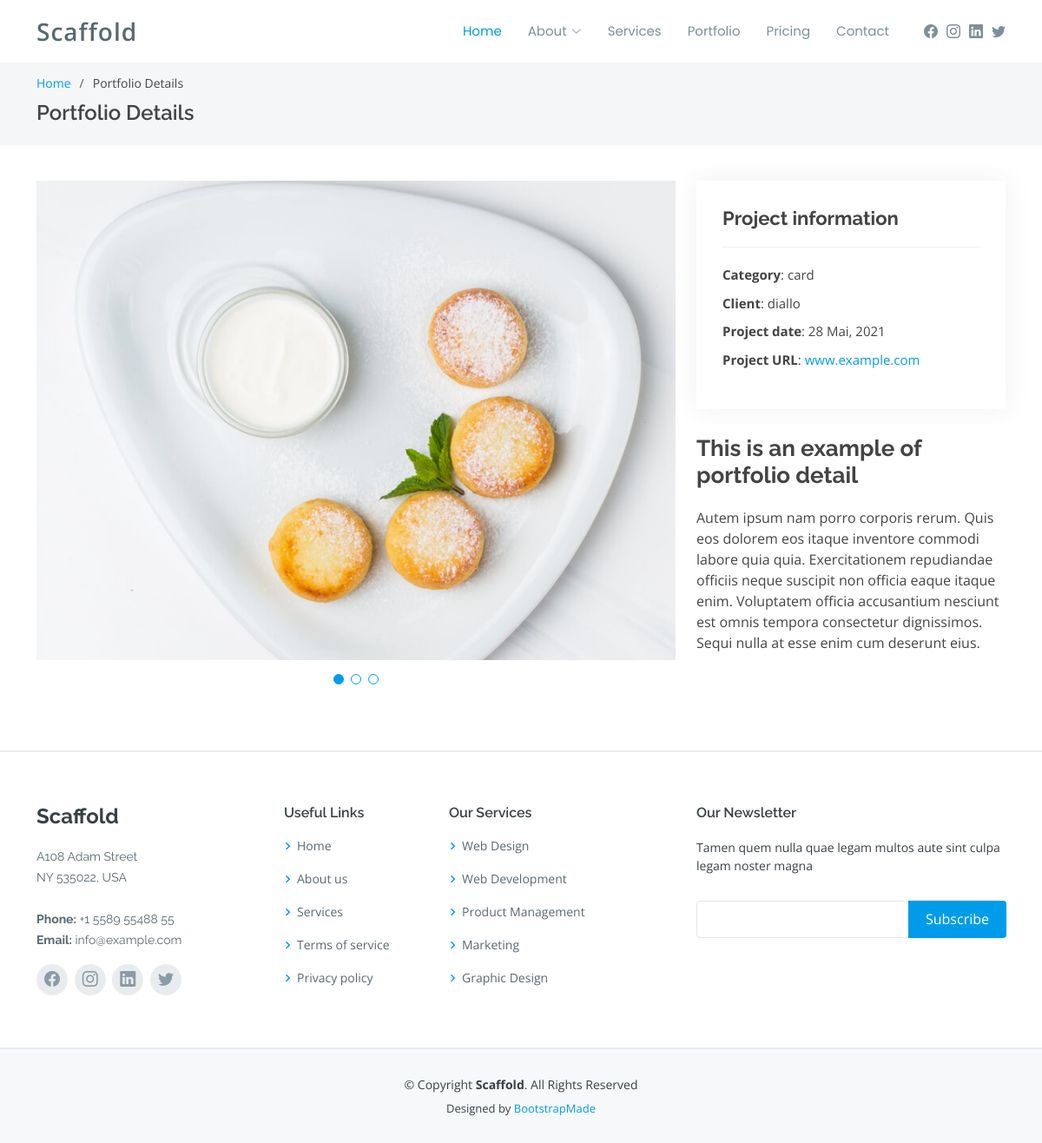
Page /details/3/ on the committed database.
### website/models.py (models this page shows, shortened)
class SocialIcon(models.Model):
    name = models.CharField(max_length=255)
    lien = models.CharField(max_length=255)
    icon = models.CharField(max_length=255)
    date_add = models.DateTimeField(auto_now_add=True)
    date_update = models.DateTimeField(auto_now=True)
    status = models.BooleanField(default=True)
    class Meta():
        verbose_name = 'SocialIcon'
        verbose_name_plural = 'SocialIcons'

### portfolio/models.py (models this page shows, shortened)
class PictureProject(models.Model):
    picture = models.FileField()
    projet = models.ForeignKey("portfolio.Project", related_name='project_pictures', on_delete=models.CASCADE, null=True, blank=True)
    date_add = models.DateTimeField(auto_now_add=True)
    date_update = models.DateTimeField(auto_now=True)
    status = models.BooleanField(default=True)
    class Meta():
        verbose_name = 'PictureProject'
        verbose_name_plural = 'PictureProjects'

class Project(models.Model):
    name = models.CharField(max_length=255)
    title = models.CharField(max_length=255)
    description = models.TextField()
    client = models.CharField(max_length=255)
    date_project = models.DateField()
    url_project = models.CharField(max_length=255)
    categorie = models.ForeignKey("portfolio.Category", related_name='cate_projects', on_delete=models.CASCADE, null=True, blank=True)
    date_add = models.DateTimeField(auto_now_add=True)
    date_update = models.DateTimeField(auto_now=True)
    status = models.BooleanField(default=True)
    class Meta():
        verbose_name = 'Project'
        verbose_name_plural = 'Projects'

class Category(models.Model):
    name = models.CharField(max_length=255)
    date_add = models.DateTimeField(auto_now_add=True)
    date_update = models.DateTimeField(auto_now=True)
    status = models.BooleanField(default=True)
    class Meta():
        verbose_name = 'Category'
        verbose_name_plural = 'Categorys'

### website/views.py (the view)
# urls.py: path('details/<int:id>/', portfolio, name="detail"),
def portfolio(request, id):
    projet = get_object_or_404(models_portfolio.Project, id=id)
    return render(request, "portfolio-details.html", locals())

### scafflod/context_processors.py (called while the page is built)
def my_data(request):
    sociaux = models.SocialIcon.objects.filter(status=True)
    return locals()

### templates/portfolio-details.html
{% extends 'base/base.html' %}
{% load static %}
{% block content %}
  <main id="main">
    <section id="breadcrumbs" class="breadcrumbs">
      <div class="container">
        <ol>
          <li><a href="index.html">Home</a></li>
          <li>Portfolio Details</li>
        </ol>
        <h2>Portfolio Details</h2>
      </div>
    </section>
    <section id="portfolio-details" class="portfolio-details">
      <div class="container">
        <div class="row gy-4">
          <div class="col-lg-8">
            <div class="portfolio-details-slider swiper-container">
              <div class="swiper-wrapper align-items-center">
                {% for image in projet.project_pictures.all %}
                  <div class="swiper-slide">
                    <img src="{{image.picture.url}}" alt="">
                  </div>
                {% endfor %}
              </div>
              <div class="swiper-pagination"></div>
            </div>
          </div>
          <div class="col-lg-4">
            <div class="portfolio-info">
              <h3>Project information</h3>
              <ul>
                <li><strong>Category</strong>: {{ projet.categorie.name }}</li>
                <li><strong>Client</strong>: {{ projet.client}}</li>
                <li><strong>Project date</strong>: {{ projet.date_project|date:'d F, Y'|title }}</li>
                <li><strong>Project URL</strong>: <a href="#">www.example.com</a></li>
              </ul>
            </div>
            <div class="portfolio-description">
              <h2>This is an example of portfolio detail</h2>
              <p>
                Autem ipsum nam porro corporis rerum. Quis eos dolorem eos itaque inventore commodi labore quia quia. Exercitationem repudiandae officiis neque suscipit non officia eaque itaque enim. Voluptatem officia accusantium nesciunt est omnis tempora consectetur dignissimos. Sequi nulla at esse enim cum deserunt eius.
              </p>
            </div>
          </div>
        </div>
      </div>
    </section>
  </main>
{% endblock content %}

### templates/base/base.html (shortened to what this page needs)
{% load static %}
<!DOCTYPE html>
<html lang="en">
<head>
  <link href="{% static 'assets/vendor/aos/aos.css' %}" rel="stylesheet">
  <link href="{% static 'assets/vendor/bootstrap/css/bootstrap.min.css' %}" rel="stylesheet">
  <link href="{% static 'assets/vendor/bootstrap-icons/bootstrap-icons.css' %}" rel="stylesheet">
  <link href="{% static 'assets/vendor/boxicons/css/boxicons.min.css' %}" rel="stylesheet">
  <link href="{% static 'assets/vendor/glightbox/css/glightbox.min.css' %}" rel="stylesheet">
  <link href="{% static 'assets/vendor/swiper/swiper-bundle.min.css' %}" rel="stylesheet">
  <link href="{% static 'assets/css/style.css' %}" rel="stylesheet">
</head>
<body>
  <header id="header" class="fixed-top d-flex align-items-center">
    <div class="container d-flex align-items-center">
      <div class="logo me-auto">
        <h1><a href="{% url 'index' %}">Scaffold</a></h1>
      </div>
      <nav id="navbar" class="navbar order-last order-lg-0">
        <ul>
          <li><a class="nav-link scrollto active" href="{% url 'index' %}">Home</a></li>
          <li class="dropdown"><a href="#"><span>About</span> <i class="bi bi-chevron-down"></i></a>
          </li>
          <li><a class="nav-link scrollto" href="{% url 'index' %}#services">Services</a></li>
          <li><a class="nav-link scrollto " href="{% url 'index' %}#portfolio">Portfolio</a></li>
          <li><a class="nav-link scrollto" href="{% url 'index' %}#pricing">Pricing</a></li>
          <li><a class="nav-link scrollto" href="{% url 'index' %}#contact">Contact</a></li>
        </ul>
      </nav>
      <div class="header-social-links d-flex align-items-center">
      {% for social in sociaux %}
          <a href="{{ social.lien }}" class="twitter"><i class="{{ social.icon }}"></i></a>
      {% endfor %}
      </div>
    </div>
  </header>
  {% block content %}
  {% endblock content %}
  <footer id="footer">
    <div class="footer-top">
      <div class="container">
        <div class="row">
          <div class="col-lg-3 col-md-6">
            <div class="footer-info">
              <h3>Scaffold</h3>
              <p>
                A108 Adam Street <br>
                NY 535022, USA<br><br>
                <strong>Phone:</strong> +1 5589 55488 55<br>
                <strong>Email:</strong> info@example.com<br>
              </p>
              <div class="social-links mt-3">
                {% for social in sociaux %}
                  <a href="{{ social.lien }}" class="twitter"><i class="{{ social.icon }}"></i></a>
                {% endfor %}
              </div>
            </div>
          </div>
          <div class="col-lg-2 col-md-6 footer-links">
            <h4>Useful Links</h4>
            <ul>
              <li><i class="bx bx-chevron-right"></i> <a href="#">Home</a></li>
              <li><i class="bx bx-chevron-right"></i> <a href="#">About us</a></li>
              <li><i class="bx bx-chevron-right"></i> <a href="#">Services</a></li>
              <li><i class="bx bx-chevron-right"></i> <a href="#">Terms of service</a></li>
              <li><i class="bx bx-chevron-right"></i> <a href="#">Privacy policy</a></li>
            </ul>
          </div>
          <div class="col-lg-3 col-md-6 footer-links">
            <h4>Our Services</h4>
            <ul>
              <li><i class="bx bx-chevron-right"></i> <a href="#">Web Design</a></li>
              <li><i class="bx bx-chevron-right"></i> <a href="#">Web Development</a></li>
              <li><i class="bx bx-chevron-right"></i> <a href="#">Product Management</a></li>
              <li><i class="bx bx-chevron-right"></i> <a href="#">Marketing</a></li>
              <li><i class="bx bx-chevron-right"></i> <a href="#">Graphic Design</a></li>
            </ul>
          </div>
          <div class="col-lg-4 col-md-6 footer-newsletter">
            <h4>Our Newsletter</h4>
            <p>Tamen quem nulla quae legam multos aute sint culpa legam noster magna</p>
            <form action="" method="post">
              <input type="email" name="email"><input type="submit" value="Subscribe">
            </form>
          </div>
        </div>
      </div>
    </div>
    <div class="container">
      <div class="copyright">
        &copy; Copyright <strong><span>Scaffold</span></strong>. All Rights Reserved
      </div>
      <div class="credits">
        Designed by <a href="https://bootstrapmade.com/">BootstrapMade</a>
      </div>
    </div>
  </footer>
</body>
</html>

### rows in the picture
PictureProject: picture (picture)
Project: categorie.name "card", client "diallo", date_project "28 Mai, 2021"
